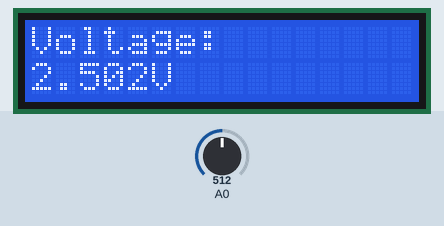
Simulated run of this sketch. Board: Arduino Uno, built with avr-gcc and run on an emulated ATmega328P. Parts: 16×2 character LCD. The test bench sets the inputs (shaded band); at power-on: A0 = 512. What the sketch prints to the serial monitor is not drawn.

Above: at 1.2 s.
1.3 s: A0 set to 716
At 1.7 s:
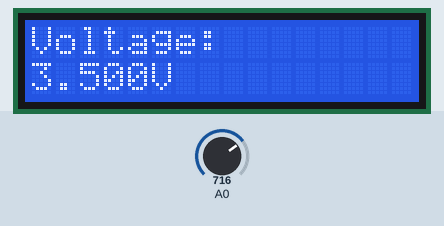
2.8 s: A0 set to 900
At 3.3 s:
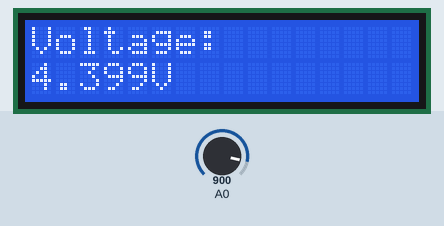
4.3 s: A0 set to 1023
At 4.8 s:
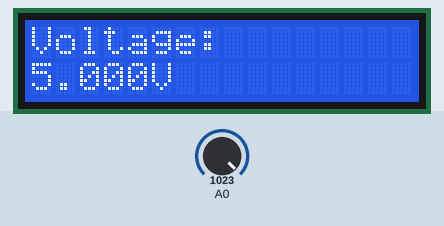
Timing chart, 0 to 7.3 s (numbered marks = the images above; inputs shaded):
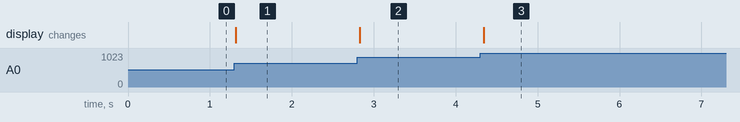

Measured:
- after the input at 1.3 s, the display: changes at once (image 1)
- after the input at 2.8 s, the display: changes at once (image 2)
- after the input at 4.3 s, the display: changes at once (image 3)

The sketch:

LCD_with_VD.ino
```cpp
#include <LiquidCrystal.h>

#define RS     12
#define RW     11
#define Enable 2
#define D0     3
#define D1     4
#define D2     5
#define D3     6
#define D4     7
#define D5     8
#define D6     9
#define D7     10

LiquidCrystal lcd(RS, RW, Enable, D0, D1, D2, D3, D4, D5, D6, D7);

void setup() {
    Serial.begin(115200);
    while(!Serial){};
    lcd.begin(16, 2);
    lcd.setCursor(0, 0);
    lcd.print("Voltage:");
    Serial.println("Start of Program");
}

void loop() {
    int raw = analogRead(A0);
    float voltage = (raw / 1023.0) * 5.0;
    long Time = millis()/1000;
    lcd.setCursor(0, 1);
    lcd.print(voltage, 3);  // 2 decimal places
    lcd.print("V   ");      // trailing spaces clear old characters
    int voltageInt = static_cast<int>(voltage*1000); // Convert to integer for serial output
    delay(50);
    Serial.println(voltageInt);

}
```
